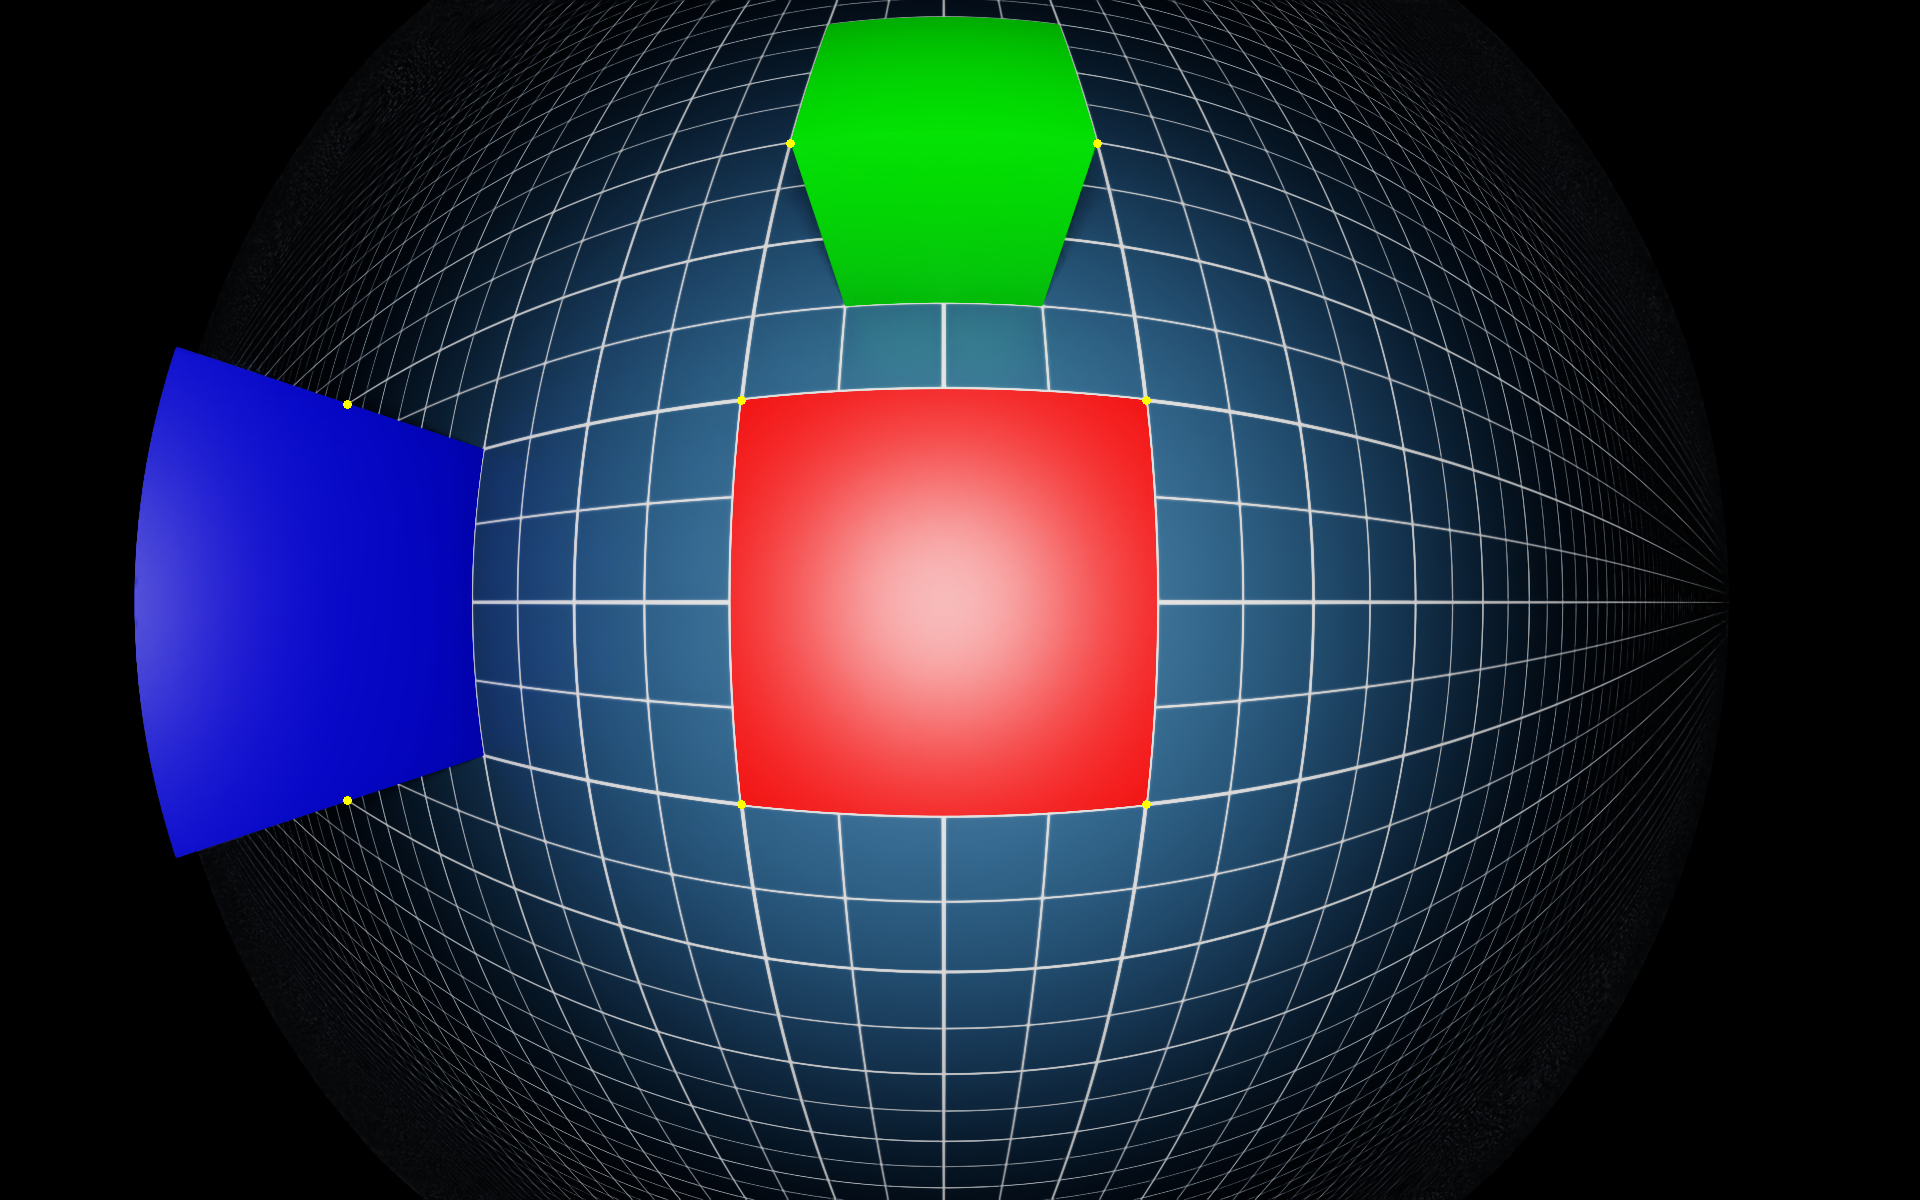

Write Python code to recreate this figure.
# Copyright (c) 2021-2024, NVIDIA CORPORATION. All rights reserved.
#
# NVIDIA CORPORATION and its licensors retain all intellectual property
# and proprietary rights in and to this software, related documentation
# and any modifications thereto. Any use, reproduction, disclosure or
# distribution of this software and related documentation without an express
# license agreement from NVIDIA CORPORATION is strictly prohibited.
#

from isaacsim import SimulationApp

simulation_app = SimulationApp({"headless": True})  # Option: "renderer": "PathTracing"

import isaacsim.core.utils.numpy.rotations as rot_utils
import numpy as np
from isaacsim.core.api import World
from isaacsim.core.api.objects import DynamicCuboid
from isaacsim.sensors.camera import Camera
from PIL import Image, ImageDraw

# Given the OpenCV camera matrix and distortion coefficients (Fisheye, Kannala-Brandt model),
# creates a camera and a sample scene, renders an image and saves it to
# camera_opencv_fisheye.png file. The asset is also saved to camera_opencv_fisheye.usd file.

# # Currently only supports square images (there is an issue in the rendering pipeline).
# # To produce non-square images, the region of the image that is not used should be cropped
# width, height = 1920, 1200
# camera_matrix = [[455.8, 0.0, 943.8], [0.0, 454.7, 602.3], [0.0, 0.0, 1.0]]
# distortion_coefficients = [0.05, 0.01, -0.003, -0.0005]

# # Camera sensor size and optical path parameters. These parameters are not the part of the
# # OpenCV camera model, but they are nessesary to simulate the depth of field effect.
# #
# # To disable the depth of field effect, set the f_stop to 0.0. This is useful for debugging.
# pixel_size = 3  # in microns, 3 microns is common
# f_stop = 1.8  # f-number, the ratio of the lens focal length to the diameter of the entrance pupil
# focus_distance = 0.6  # in meters, the distance from the camera to the object plane
# diagonal_fov = 235  # in degrees, the diagonal field of view to be rendered

# GoPro Hero9 Max Lens Mod Configuration (2.7K mode)
width, height = 2704, 1520  # 2.7K resolution (16:9 aspect ratio)

# Camera matrix (fx, fy) in pixels, (cx, cy) optical center
camera_matrix = [
    [943.8, 0.0, 1352.0],  # fx=943.8, cx=2704/2
    [0.0, 942.5, 760.0],   # fy=942.5, cy=1520/2
    [0.0, 0.0, 1.0]
]

# Distortion coefficients (k1, k2, p1, p2) - estimated for Max Lens Mod
distortion_coefficients = [0.32, -0.28, 0.003, 0.001]

# Sensor characteristics
pixel_size = 2.33  # microns (6.3mm sensor width / 2704 pixels)
f_stop = 2.8       # GoPro's typical aperture in low light
focus_distance = 1.2  # meters (action sports hyperfocal distance)
diagonal_fov = 155   # degrees (Max Lens Mod spec)

# Create a world, add a 1x1x1 meter cube, a ground plane, and a camera
world = World(stage_units_in_meters=1.0)
world.scene.add_default_ground_plane()

cube_1 = world.scene.add(
    DynamicCuboid(
        prim_path="/new_cube_1",
        name="cube_1",
        position=np.array([0, 0, 0.5]),
        scale=np.array([1.0, 1.0, 1.0]),
        size=1.0,
        color=np.array([255, 0, 0]),
    )
)

cube_2 = world.scene.add(
    DynamicCuboid(
        prim_path="/new_cube_2",
        name="cube_2",
        position=np.array([2, 0, 0.5]),
        scale=np.array([1.0, 1.0, 1.0]),
        size=1.0,
        color=np.array([0, 255, 0]),
    )
)

cube_3 = world.scene.add(
    DynamicCuboid(
        prim_path="/new_cube_3",
        name="cube_3",
        position=np.array([0, 4, 1]),
        scale=np.array([2.0, 2.0, 2.0]),
        size=1.0,
        color=np.array([0, 0, 255]),
    )
)

camera = Camera(
    prim_path="/World/camera",
    position=np.array([0.0, 0.0, 2.0]),  # 1 meter away from the side of the cube
    frequency=30,
    resolution=(width, height),
    orientation=rot_utils.euler_angles_to_quats(np.array([0, 90, 0]), degrees=True),
)

# Setup the scene and render a frame
world.reset()
camera.initialize()

# Calculate the focal length and aperture size from the camera matrix
((fx, _, cx), (_, fy, cy), (_, _, _)) = camera_matrix
horizontal_aperture = pixel_size * 1e-3 * width
vertical_aperture = pixel_size * 1e-3 * height
focal_length_x = fx * pixel_size * 1e-3
focal_length_y = fy * pixel_size * 1e-3
focal_length = (focal_length_x + focal_length_y) / 2  # in mm

# Set the camera parameters, note the unit conversion between Isaac Sim sensor and Kit
camera.set_focal_length(focal_length / 10.0)
camera.set_focus_distance(focus_distance)
camera.set_lens_aperture(f_stop * 100.0)
camera.set_horizontal_aperture(horizontal_aperture / 10.0)
camera.set_vertical_aperture(vertical_aperture / 10.0)

camera.set_clipping_range(0.05, 1.0e5)

# Set the distortion coefficients
camera.set_projection_type("fisheyePolynomial")
camera.set_kannala_brandt_properties(width, height, cx, cy, diagonal_fov, distortion_coefficients)

# Get the rendered frame and save it to a file
for i in range(100):
    world.step(render=True)
camera.get_current_frame()
img = Image.fromarray(camera.get_rgba()[:, :, :3])

# Optional step, draw the 3D points to the image plane using the OpenCV fisheye model
def draw_points_opencv_fisheye(points3d):
    import cv2

    rvecs, tvecs = np.array([0.0, 0.0, 0.0]), np.array([0.0, 0.0, 0.0])
    points, jac = cv2.fisheye.projectPoints(
        np.expand_dims(points3d, 1), rvecs, tvecs, np.array(camera_matrix), np.array(distortion_coefficients)
    )
    draw = ImageDraw.Draw(img)
    for pt in points:
        x, y = pt[0]
        print("Drawing point at: ", x, y)
        draw.ellipse((x - 4, y - 4, x + 4, y + 4), fill="yellow", outline="yellow")


# Draw a few 3D points at the image plane (camera is pointing down to the ground plane).
# OpenCV doen't support projecting points behind the camera, so we avoid that.
draw_points_opencv_fisheye(
    points3d=np.array(
        [
            [0.5, 0.5, 1.0],
            [-0.5, 0.5, 1.0],
            [0.5, -0.5, 1.0],
            [-0.5, -0.5, 1.0],
            [-3.0, -1.0, 0.0],
            [-3.0, 1.0, 0.0],
            [-0.5, -1.5, 1.0],
            [0.5, -1.5, 1.0],
        ]
    )
)


print("Saving the rendered image to: camera_opencv_fisheye.png")
img.save("camera_opencv_fisheye.png")

print("Saving the asset to camera_opencv_fisheye.usd")
world.scene.stage.Export("camera_opencv_fisheye.usd")

simulation_app.close()
